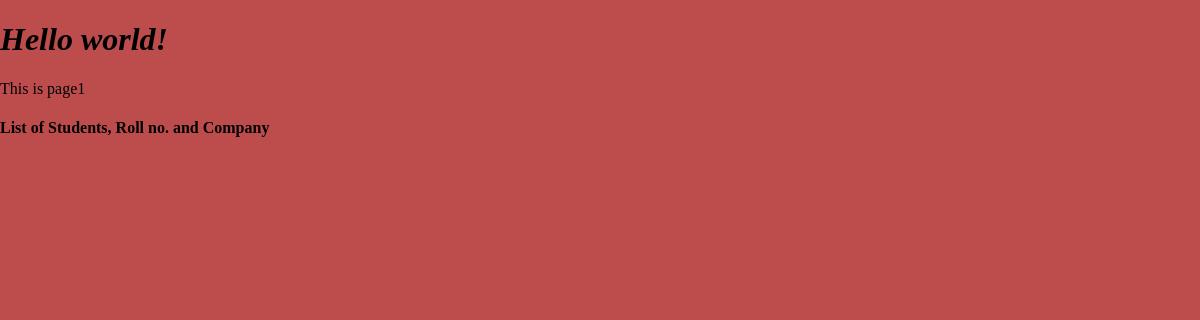
The app's page /, older data.
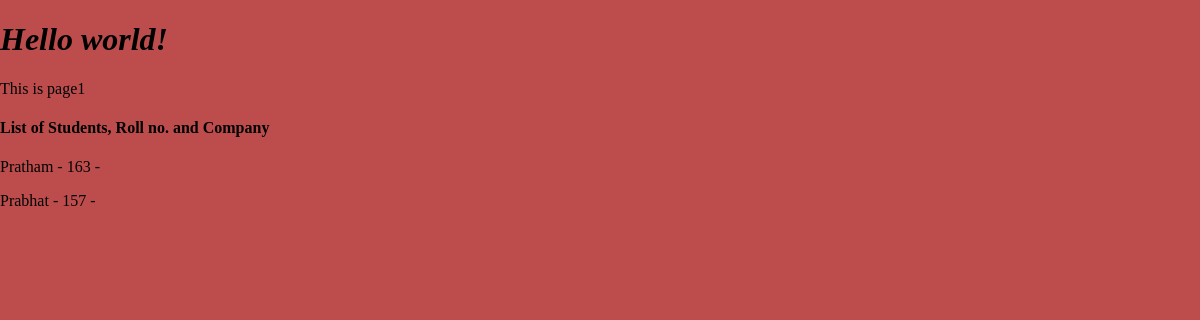
The same page, newer data.
### app1/models.py (models this page shows, shortened)
class Student(models.Model):
    name = models.CharField(max_length=50)
    roll = models.CharField(max_length=20, unique=True)
    city = models.CharField(max_length=50)
    marks = models.IntegerField()
    company = models.ForeignKey('Company', on_delete=models.CASCADE, null=True, blank=True)

### app1/views.py (the view)
# urls.py: path('', views.home, name='home'),
def home(request):
    students = Student.objects.all()
    context = {
        'students': students
    }
    return render(request, 'page1.html', context)

### app1/templates/page1.html (shortened to what this page needs)
{% load static %}
<!DOCTYPE html>
<html lang="en">
<link rel="stylesheet" type="text/css" href="{% static 'app1/page1.css' %}">
<head>
</head>
<body>
    <h1 class="hello">Hello world!</h1>
    <p>This is page1</p>
    <h4 className="list-detail">List of Students, Roll no. and Company</h4>
    {% for s in students %}
        <p>{{ s.name }} - {{ s.roll }} - {{ s.company.name }}</p>
    {% endfor %}
</body>
</html>

Row changes from the older to the newer data that the page shows:
added Student: name "Pratham", roll "163"
added Student: name "Prabhat", roll "157"
